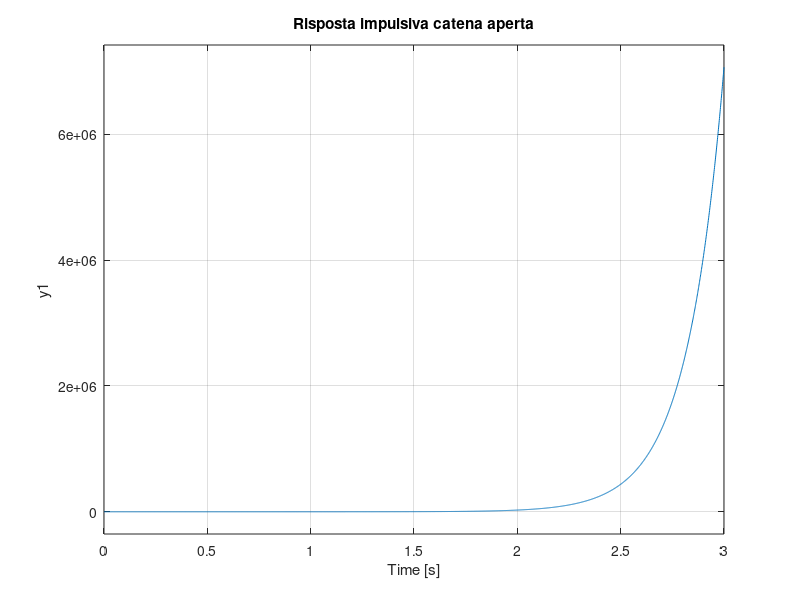
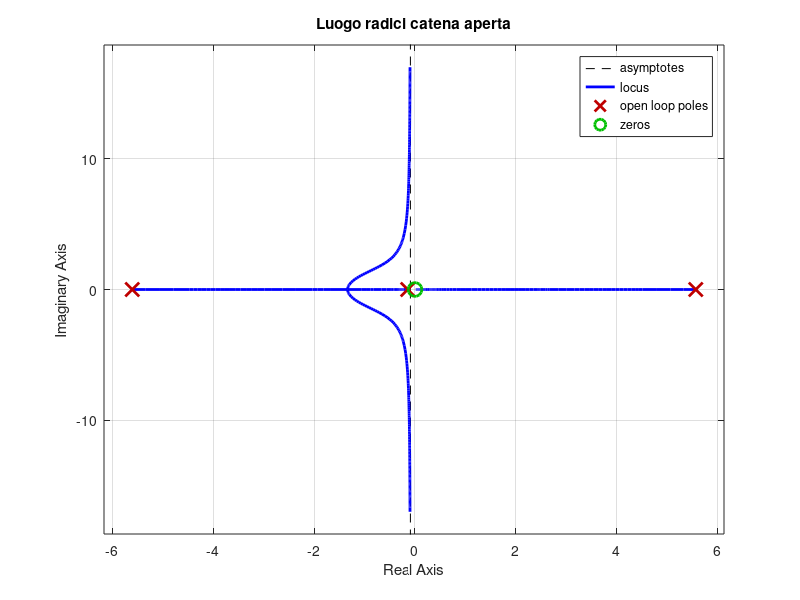

The MATLAB script that drew these images, in order: (Note: this script raises an error after producing the figures.)
%% modello in SS
%grandezze fisiche
M=0.5; %massa carrello
m=0.2;  %massa pendolo
b=0.1;  %attrito carrello-pavimento
l=0.3;  %lunghezza pendolo
i=0.006; %inerzia pendolo
g=9.8;

%condizione iniziale 
p0 = 0;
theta0 = rand();
w0 = rand();
velocita0 = 0;

%modello come fdt
q=(M+m)*(i+m*l^2)-(m*l)^2;
num=[m*l/q 0];
den=[1 b*(i+m*l^2)/q -(M+m)*m*g*l/q -b*m*g*l/q];
pend=tf(num,den);


t=[0:0.001:3];

impulse(pend,t)
title('Risposta impulsiva catena aperta')
grid on

%% LUOGO RADICI
%plot luogo radici open loop
figure
rlocus(pend)
title('Luogo radici catena aperta')
sigrid(0.92)
axis([-6 6 -6 6])

%rete correttrice per luogo radici
contr_PID=tf(1,[1 0]);
figure
rlocus(contr_PID*pend);
sigrid(0.92)
axis([-10 10 -10 10])
title('Luogo radici compensazione 1')

%aggiunta di poli e zeri
z1=3; z2=4; 
p1=0; %polo che compensa zero in origine
p2=60; %polo lontano

% rete correttrice migliorata
numc=conv([1 z2],[1 z1]);
denc=conv([1 p2],[1 p1]);
contr_rlc=tf(numc,denc);
figure
rlocus(contr_rlc*pend)
title('Luogo radici compensazione 2')

%prelevo gain per la rete correttrice
[k_freq,poles]=rlocfind(contr_rlc*pend); %scelgie graficamente gain e poli corrispondenti
sys_cl_rlc=feedback(pend,contr_rlc*k_freq);


%% PID
Ki=1;
Kp=100;
Kd=20;
contr_PID=tf([Kd Kp Ki],[1 0]);
sys_cl_PID=feedback(pend,contr_PID);

%% Studio in freq
%riceve da tastiera i valore del controllore
% nc=input('inserire il numeratore del controllore: ');
% dc=input('inserire il denominatore del controllore: ');
% k_freq=input('inserire il guadagno del controllore: ');

nc=[20 140 200];
dc=[0.001 1 0];
k_freq=20;

%BODE 
figure
contr_freq=k_freq*tf(nc,dc);
sys_cl_freq=pend*contr_freq;
bode(sys_cl_freq);
grid on

%NYQUIST
figure
nyquist(sys_cl_freq)
grid on

%risp impulsiva
sys_cl_freq=feedback(pend,contr_freq);

%% Confronto tra le risposte impulsive

figure
impulse(sys_cl_rlc,t) %con root locus
hold on
impulse(sys_cl_PID,t) %con PID
impulse(sys_cl_freq,t) %con sintesi in freq
title('Risposta impulsiva');
legend('retro PID','retro root locus','retro freq')
grid on
xlabel('time')
ylabel('\theta (rad)')